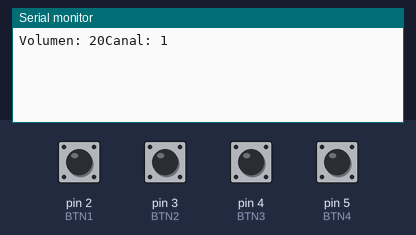
A sketch run on a simulated Arduino Uno, built with avr-gcc and run on an emulated ATmega328P. On the bench: the last lines printed to the serial monitor. The inputs (shaded band) are chosen by the test bench; at power-on: pin 2 (BTN1), pin 3 (BTN2), pin 4 (BTN3), pin 5 (BTN4) HIGH. EEPROM starts erased.

Above: at 1.2 s.
1.3 s: pin 2 (BTN1) pulled LOW for 0.15 s
At 2.5 s:
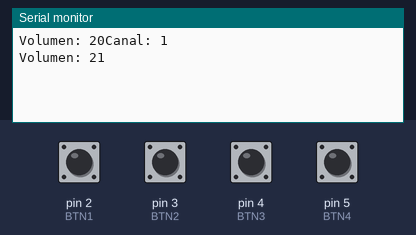
2.9 s: pin 4 (BTN3) pulled LOW for 0.15 s
At 3.9 s:
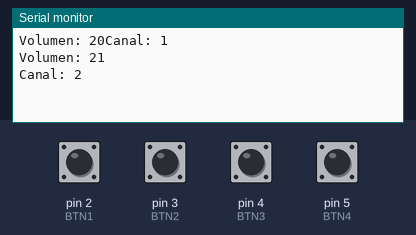
4.5 s: pin 3 (BTN2) pulled LOW for 0.15 s
At 5.1 s:
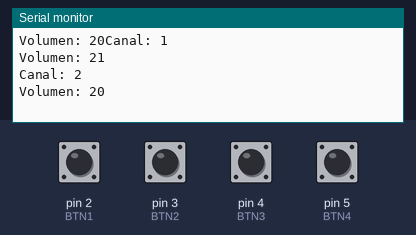
6.1 s: pin 5 (BTN4) pulled LOW for 0.15 s
At 7.3 s:
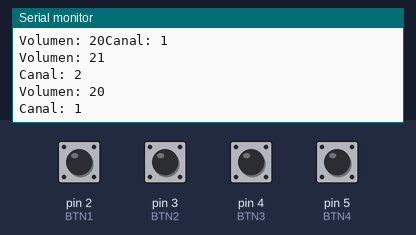
7.7 s: pin 3 (BTN2) pulled LOW for 1 s
At 8.8 s:
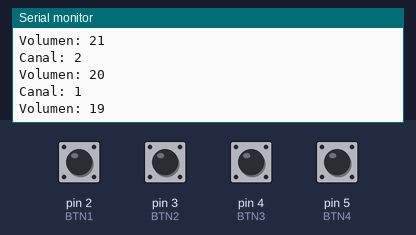
10.2 s: pin 5 (BTN4) pulled LOW for 1 s
At 10.7 s:
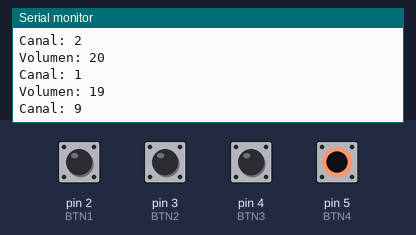

The sketch:

Actividad03v2.ino
```cpp
#include "funciones.h"

void setup()
{
  conf();
}

void loop()
{
  if(!digitalRead(BTN1))
  {
    subirVol();
    while (!digitalRead(BTN1)){}
    delay(DELAY);
  }

  if(!digitalRead(BTN2))
  {
    bajarVol();
    while (!digitalRead(BTN2)){}
    delay(DELAY);
  }

  if(!digitalRead(BTN3))
  {
    subirCan();
    while (!digitalRead(BTN3)){}
    delay(DELAY);
  }

  if(!digitalRead(BTN4))
  {
    bajarCan();
    while (!digitalRead(BTN4)){}
    delay(DELAY);
  }
}
```

funciones.cpp
```cpp
#include "funciones.h"

uint8_t vol = VOLMIN;
uint8_t can = CANMIN;

void conf(void)
{
  Serial.begin(BAUDRATE);

  pinMode(BTN1, INPUT_PULLUP);
  pinMode(BTN2, INPUT_PULLUP);

  pinMode(BTN3, INPUT_PULLUP);
  pinMode(BTN4, INPUT_PULLUP);

  vol = EEPROM.read(EEPROM_VOL);
  can = EEPROM.read(EEPROM_CAN);

  if (vol > VOLMAX || vol < VOLMIN) vol = VOLINICIAL;
  if (can < CANMIN || can > CANMAX) can = CANINICIAL;

  Serial.print("Volumen: ");
  Serial.print(vol);

  Serial.print("Canal: ");
  Serial.println(can);
}

void subirVol(void)
{
  if(vol < VOLMAX)
  {
    vol++;
    Serial.print("Volumen: ");
    Serial.println(vol);
    EEPROM.update(EEPROM_VOL, vol);
  }
}

void bajarVol(void)
{
  if(vol > VOLMIN)
  {
    vol--;
    Serial.print("Volumen: ");
    Serial.println(vol);
    EEPROM.update(EEPROM_VOL, vol);
  }
}

void subirCan(void)
{
  if(can >= CANMAX) can = CANMIN;
  else can++;
  Serial.print("Canal: ");
  Serial.println(can);
  EEPROM.update(EEPROM_CAN, can);
}

void bajarCan(void)
{
  if(can <= CANMIN) can = CANMAX;
  else can--;
  Serial.print("Canal: ");
  Serial.println(can);
  EEPROM.update(EEPROM_CAN, can);
}
```

funciones.h
```cpp
#ifndef FUNCIONES_H
#define FUNCIONES_H

#include <Arduino.h>
#include <EEPROM.h>

#define BAUDRATE  115200
#define DELAY   30

#define BTN1   2
#define BTN2   3
#define BTN3   4
#define BTN4   5

#define VOLMAX 100
#define VOLMIN 0
#define VOLINICIAL 20
#define EEPROM_VOL 0

#define CANMAX 9
#define CANMIN 1
#define CANINICIAL 1
#define EEPROM_CAN 1

extern uint8_t vol;
extern uint8_t can;

void conf(void);

void subirVol(void);
void bajarVol(void);

void subirCan(void);
void bajarCan(void);

#endif
```

Measured:
- after the input at 1.3 s, the serial monitor: prints a new line at once (image 1)
- after the input at 2.9 s, the serial monitor: prints a new line at once (image 2)
- after the input at 4.5 s, the serial monitor: prints a new line at once (image 3)
- after the input at 6.1 s, the serial monitor: prints a new line at once (image 4)
- after the input at 7.7 s, the serial monitor: prints a new line at once (image 5)
- after the input at 10.2 s, the serial monitor: prints a new line at once (image 6)
